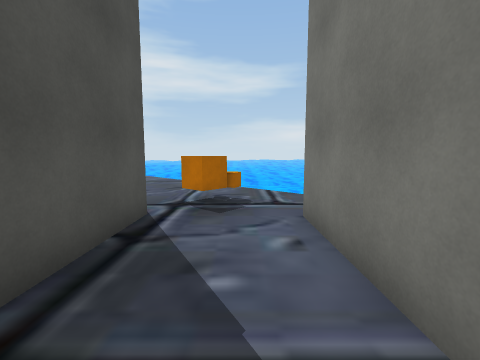
view 1 (above)

24 first-person views from a walk through a scene from a Unity 3-D project. The camera is 1.5 m above the floor, tilts 6° down and sees 90° across. The floor is counted in squares, 1.2 m on a side. Each view is taken from the middle of a square. On the plan, view 1 faces up. The plan holds only what a view shows up to about 12 squares ahead; the rest is blank. The place goes on beyond the plan. The player is left out. Some animated figures are left out. Some surface patterns are stand-ins.

view 2
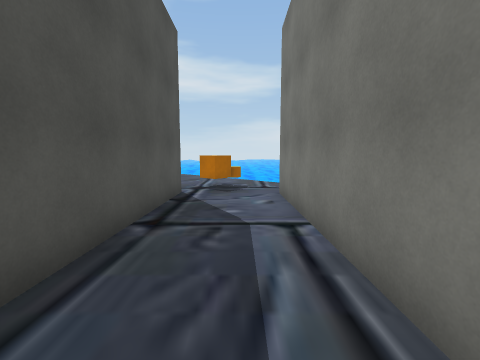

view 3
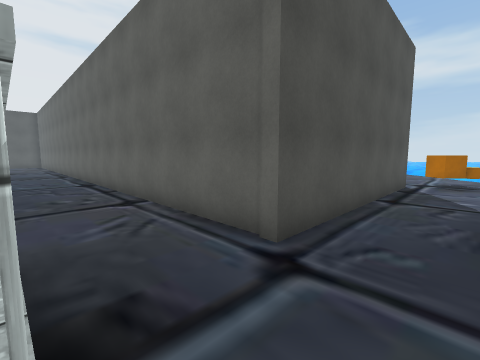

view 4
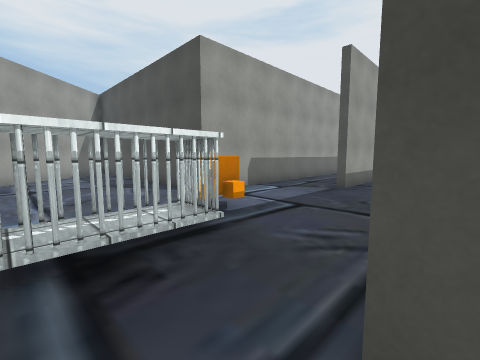

view 5
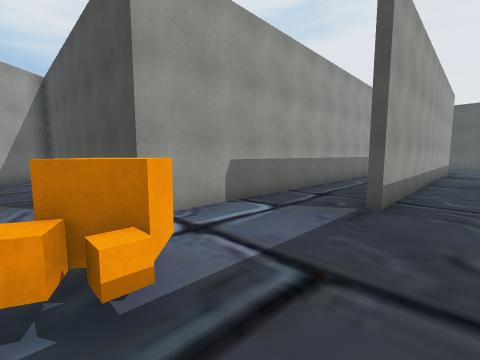

view 6
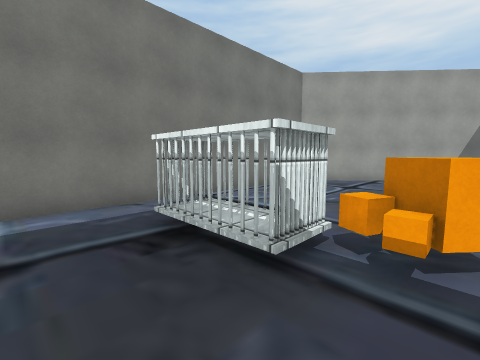

view 7
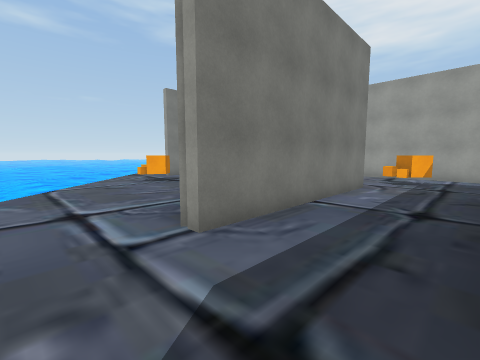

view 8
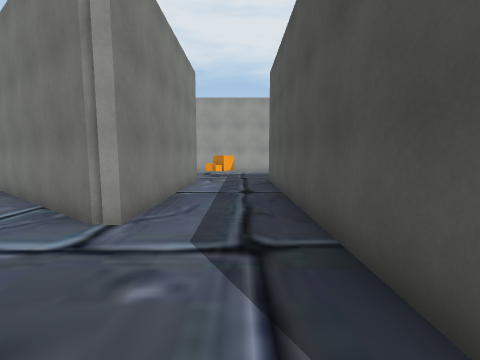

view 9
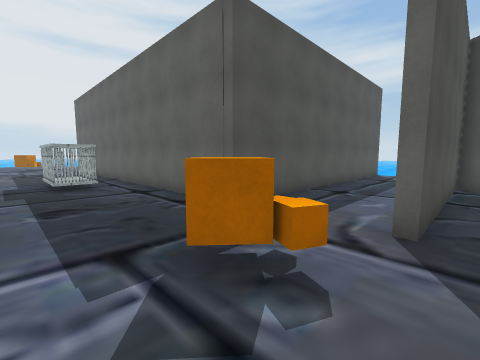

view 10
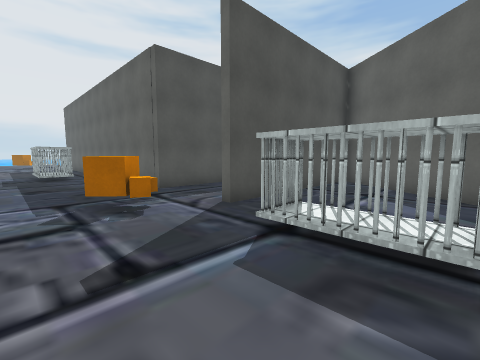

view 11
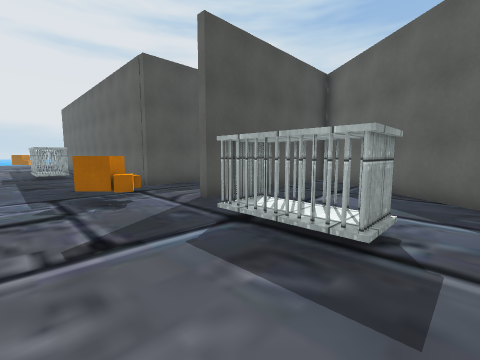

view 12
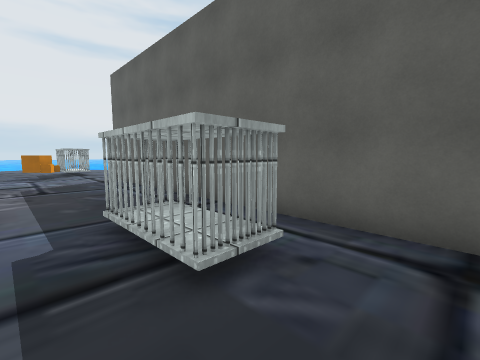

view 13
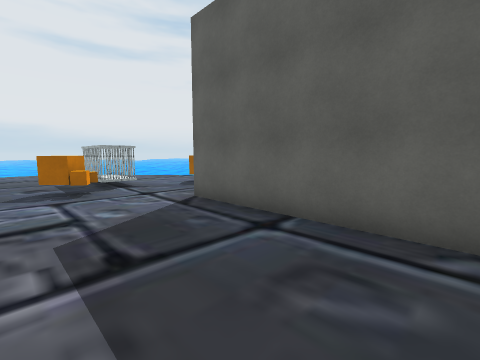

view 14
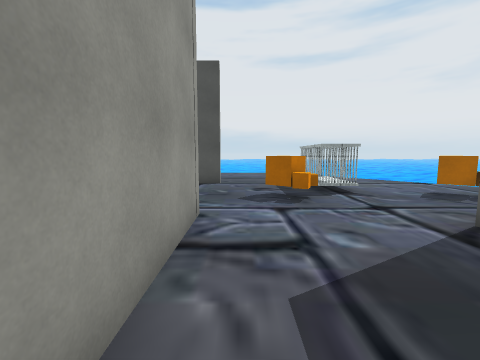

view 15
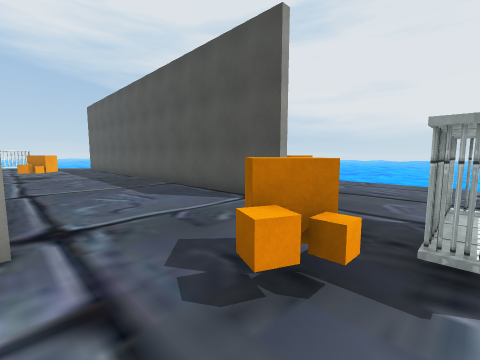

view 16
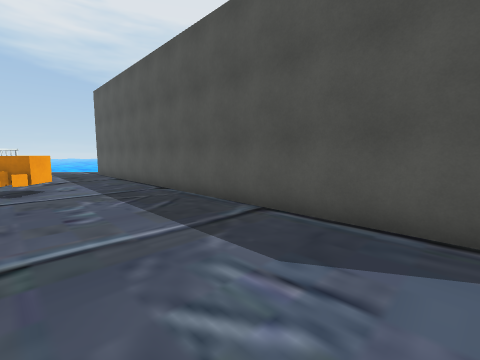

view 17
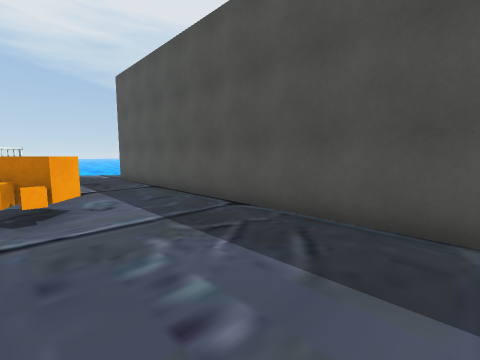

view 18
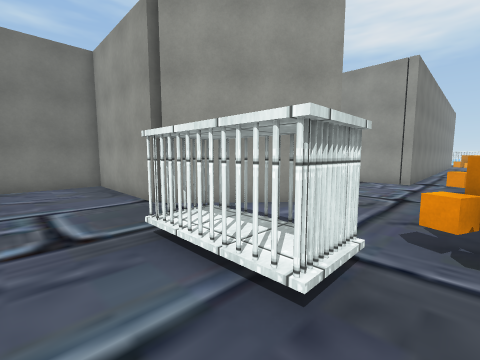

view 19
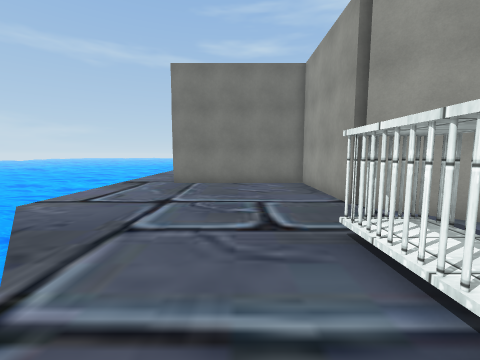

view 20
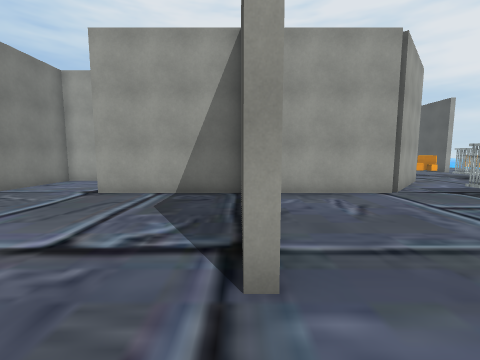

view 21
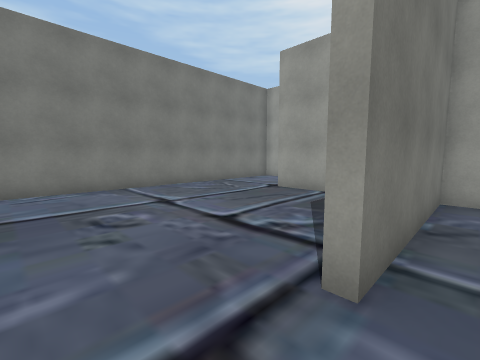

view 22
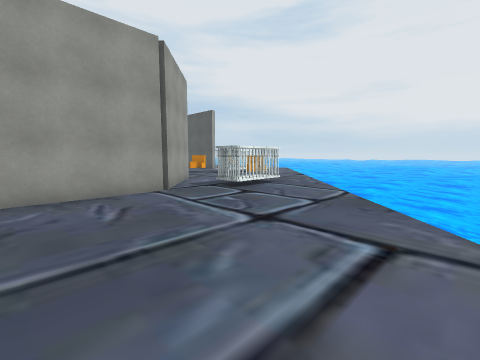

view 23
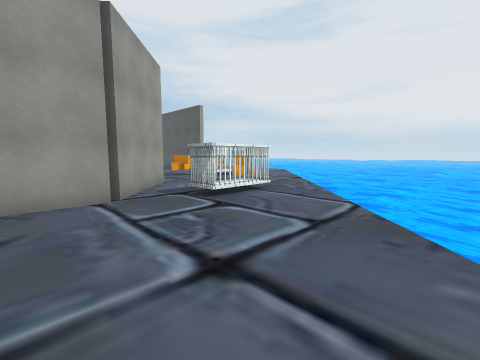

view 24
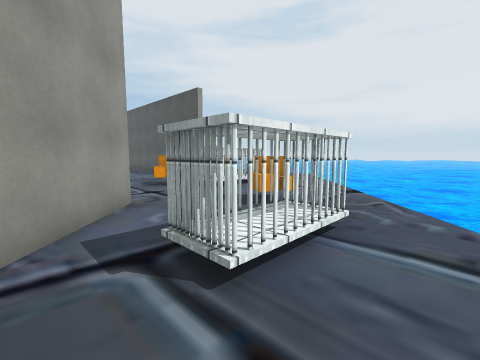

### Floor plan
Key: @ floor where view 1 was taken; # wall or solid block; . floor; ≈ water the walk keeps out of; C cage; O other object.
Columns run from 36 left of view 1 to 4 right of it. Each row starts with its distance up from view 1.
 14 ≈≈≈≈≈≈≈≈ ≈.............# .
 13 ≈≈≈≈≈≈≈≈≈..............#....
 12 ≈≈≈≈≈≈≈≈...............#.........≈  ≈≈≈≈≈
 11 ≈≈≈≈≈≈≈........#.......#..........≈ ≈≈≈≈≈
 10 ≈≈≈≈≈..........#.......#...##....... ≈≈≈
  9 ≈≈≈≈...........#.......#...###....... ≈
  8 ≈≈≈............#.......#...#.##.......≈
  7  ≈...CCC.......#.......#...#..###..OO..
  6 ≈...OCCC..##########...#...#....##.O...
  5 ...OO....##         ...#...#.....##...
  4 ....O...##           ..#...#......#..#
  3  ......##             .#...#.   ..#..#
  2  CCC...#################......CCC.#..#
  1  CCC......................O...CCC.#..#
  0 ....OO..........COC......OOO......#.@#
 -1 ...OO...........CCC.......O.......#..#
 -2 ..................................#..#
 -3 #.....#####           #############..#
 -4 #.....#              ................#
 -5 #.....#         .....................#
 -6 #.....#         .................CCC.#
 -7 #.....           #########.....OOCCC.#
 -8 #.....               ..........O.....#
 -9 #.....              .................#
-10 #.....              ###########......#
-11 #.....                        #......#
-12 #.....                        #..... #
-13 #.....                        #.....
-14 #....O                        #.....
-15 #...OO                        #......#
-16 #...O.                        #....###
-17 #.....                        #...##
-18 #.....                        #..##
-19 #...                          #.##
-20 #...                          ###

Positions as (right, up) in squares from view 1, and headings:
1: (0, 0), facing up
2: (0, -3), facing up
3: (0, -6), facing up-left
4: (-1, -3), facing down-left
5: (-4, -5), facing down-left
6: (-5, -4), facing down-right
7: (-12, 12), facing down-right
8: (-11, 14), facing down
9: (-8, -2), facing up-left
10: (-4, -2), facing up-left
11: (-3, -2), facing up-left
12: (-16, -2), facing up-left
13: (-23, -2), facing up-left
14: (-25, -2), facing left
15: (-30, 1), facing down-left
16: (-31, -5), facing down-left
17: (-31, -9), facing down-left
18: (-32, 9), facing down-right
19: (-32, 9), facing right
20: (-21, 14), facing down
21: (-22, 14), facing down-right
22: (-22, 14), facing down-left
23: (-24, 13), facing down-left
24: (-27, 9), facing down-left
